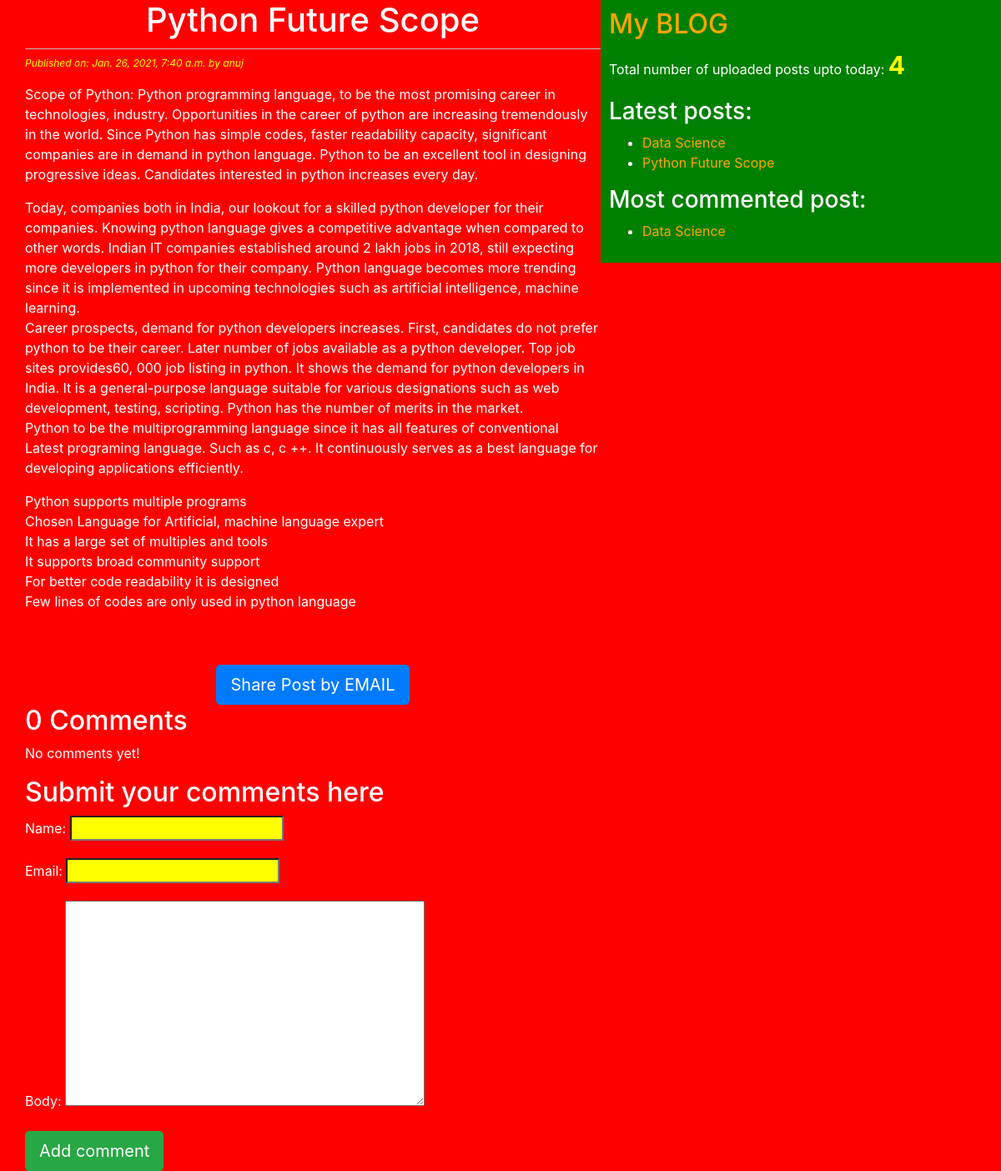
/2021/01/26/python-future-scope/, run on the app's committed database.
### blogapp/models.py (models this page shows, shortened)
class Post(models.Model):
    STATUS_CHOICES=(('draft', 'DRAFT'), ('published', 'PUBLISHED'))
    title=models.CharField(max_length=256)
    slug=models.SlugField(max_length=256, unique_for_date='publish')
    author=models.ForeignKey(User, related_name='blog_posts', on_delete=models.CASCADE)
    body=models.TextField()
    publish=models.DateTimeField(default=timezone.now)
    created=models.DateTimeField(auto_now_add=True) #whenever the post object got created automatically that time will be considered
    updated=models.DateTimeField(auto_now=True)
    status=models.CharField(max_length=10, choices=STATUS_CHOICES, default='draft')
    objects=CustomManager()
    tags=TaggableManager()
    class Meta:
        ordering=('-publish',) #descending order #also single value tuple ends with comma
    def get_absolute_url(self):
        return reverse('post_detail', args=[self.publish.year, self.publish.strftime('%m'), self.publish.strftime('%d'), self.slug])

### blogapp/views.py (the view)
# urls.py: path('<int:year>/<int:month>/<int:day>/<slug:post>/', views.post_detail_view, name='post_detail'),
def post_detail_view(request, year, month, day, post):
    post=get_object_or_404(Post, slug=post, status='published',
                                            publish__year=year,
                                            publish__month=month,
                                            publish__day=day)
    comments=post.comments.filter(active=True)
    csubmit=False
    if request.method=='POST':
        form=CommentForm(request.POST)
        if form.is_valid():
            new_comment=form.save(commit=False)
            new_comment.post=post
            new_comment.save()
            csubmit=True
    else:
        form=CommentForm()
    return render(request, 'blogapp/post_detail.html', {'post': post, 'form': form, 'csubmit': csubmit, 'comments': comments})

### blogapp/forms.py
class CommentForm(forms.ModelForm):
    class Meta:
        model=Comment
        fields=('name', 'email', 'body')

### blogapp/models.py (called while the page is built)
    def get_queryset(self):
        return super().get_queryset().filter(status='published') #to show only published posts

### blogapp/templatetags/blogapp_extra.py (called while the page is built)
@register.simple_tag(name='my_tag')
def total_posts():
    return Post.objects.count()

@register.inclusion_tag('blogapp/latest_posts.html')
def show_latest_posts(count=3):
    latest_posts=Post.objects.order_by('-publish')[:count] #most recent 3
    return {'latest_posts': latest_posts}

@register.simple_tag()
def get_most_commented_posts(count=1):
    return Post.objects.annotate(total_comments=Count('comments')).order_by('-total_comments')[:count]

### templates/blogapp/post_detail.html (shortened to what this page needs)
<!DOCTYPE html>
{%extends 'blogapp/base.html'%}
  {%block body_block%}
  <h1>{{post.title}}</h1>
    <p id='date'>Published on: {{post.publish}} by {{post.author}}</p>
    <p id='con'>{{post.body|linebreaks}}</p><br><br>
    <div class="container" align="center">
      <a href="/{{post.id}}/share" class="btn btn-primary btn-lg">Share Post by EMAIL</a>
    </div>
    {% with comments.count as comments_count %}
      <h2>{{comments_count}} Comment{{comments_count|pluralize}}</h2>
    {%endwith%}
    {% if comments %}
      {%for comment in comments%}
        <p id='com'>Comment {{forloop.counter}} by {{comment.name}} on {{comment.created}}</p>
        <div class="cb">
          {{comment.body|linebreaks}}
        </div>
      {%endfor%}
      {%else%}
        <p>No comments yet!</p>
    {%endif%}
    {%if csubmit%}
      <h2>Your comment added successfully</h2>
      {%else%}
      <h2>Submit your comments here</h2>
        <form method="post">
          {{form.as_p}}
          <input type="submit" class='btn btn-lg btn-success' value="Add comment">
        </form>
    {%endif%}
  {%endblock%}

### templates/blogapp/base.html (shortened to what this page needs)
<!DOCTYPE html>
{%load static%}
{%load blogapp_extra%}
<html lang="" dir="ltr">
  <head>
    <link rel="stylesheet" href="https://cdn.jsdelivr.net/npm/bootstrap@4.6.0/dist/css/bootstrap.min.css">
    <link rel="stylesheet" href="{% static 'css/demo.css' %}">
  </head>
  <body>
    <div class="content">
      {%block body_block%}
      {%endblock%}
    </div>
    <div class="sidebar">
      <a href="/home"><h2>My BLOG</h2></a>
      <p>Total number of uploaded posts upto today: <span id='pcount'>{%my_tag%}</span></p>
      <h3>Latest posts:</h3>{%show_latest_posts 2%}
      <h3>Most commented post: </h3>
      {%get_most_commented_posts as most_commented_posts%}
      <ul>
        {%for post in most_commented_posts%}
          <li><a href="{{post.get_absolute_url}}">{{post.title}}</a></li>
        {%endfor%}
      </ul>
    </div>
  </body>
</html>

### templates/blogapp/latest_posts.html
<ul>
  {%for post in latest_posts%}
  <li><a href="{{post.get_absolute_url}}">{{post.title}}</a></li>
  {%endfor%}
</ul>

### static/css/demo.css (style rules this page uses)
.content { width: 60%; float: left; padding: 0 0 0 30px; background: red; height: 100%; }
.sidebar { width: 40%; float: right; padding: 10px; background: green; height: 100%; }
h1 { text-align: center; border-bottom: 1px solid #bbb; padding-bottom: 10px; }
body { color: white; background: red; }
#date { color: yellow; font-size: 12px; font-style: italic; }
a { color: orange; }
#con { text-align: justify; }
input { background: yellow; color: red; }
#pcount { font-size: 30px !important; color: yellow; font-weight: bold; }

### data on the page
Post: title "Python Future Scope", publish "Jan. 26, 2021, 7:40 a.m.", author "anuj", body "Scope of Python: Python programming language, to be the most promising career in technologies, industry. Opportunities in the career of python are increasing tremendously in the world. Since Python has simple codes, faster readability capacity, significant companies are in demand in python language. Python to be an excellent tool in designing progressive ideas. Candidates interested in python increases every day. Today, companies both in India, our lookout for a skilled python developer for their companies. Knowing python language gives a competitive advantage when compared to other words. Indian IT companies established around 2 lakh jobs in 2018, still expecting more developers in python…"
Post: title "Data Science"

### other printed values
{{ comments_count }} "0"
